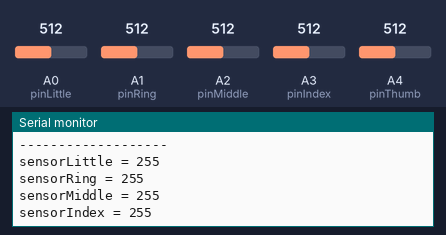
A sketch run on a simulated Arduino Uno, built with avr-gcc and run on an emulated ATmega328P. Shown: the last lines printed to the serial monitor. The test bench sets the inputs (shaded band); at power-on: A4 (pinThumb) = 512, A0 (pinLittle) = 512, A1 (pinRing) = 512, A2 (pinMiddle) = 512, A3 (pinIndex) = 512.

Above: at 7.3 s.
7.4 s: A4 (pinThumb) set to 295
At 8.1 s:
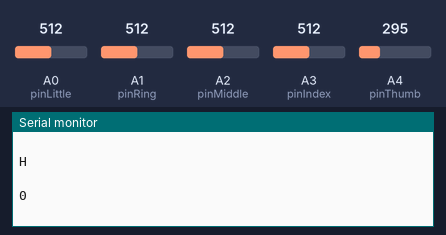
8.9 s: A4 (pinThumb) set to 275
At 10.2 s:
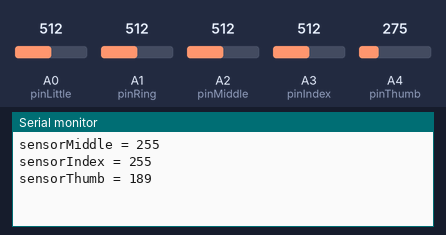
10.4 s: A4 (pinThumb) set to 184
At 11.3 s:
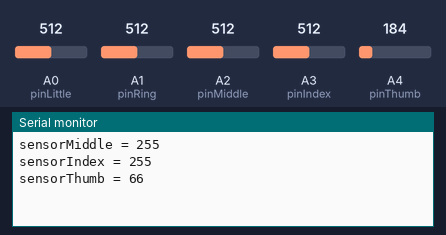
11.9 s: A4 (pinThumb) set to 157
At 13.4 s:
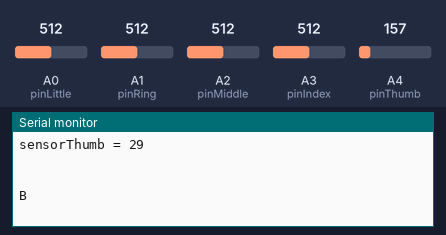
14.9 s: A0 (pinLittle) set to 296
16.4 s: A0 (pinLittle) set to 265
At 17.7 s:
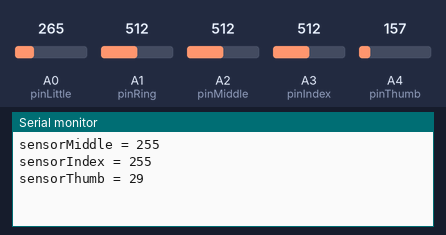
Timing chart, 0 to 18.9 s (numbered marks = the images above; inputs shaded):
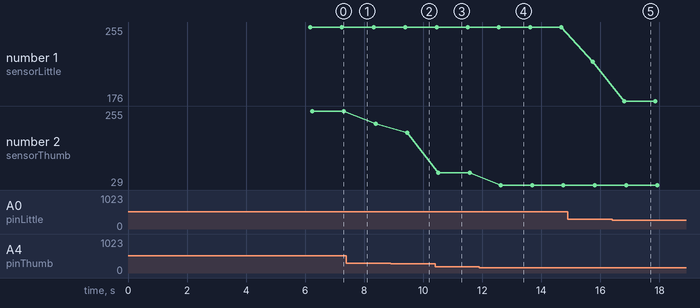

The sketch:

Gutted_Code.ino
```cpp
//constants
const int pinLittle = A0; //analog pin 0 for the little finger
const int pinRing = A1; //analog pin 1 for the ring finger
const int pinMiddle = A2; //analog pin 2 for the middle finger
const int pinIndex = A3; //analog pin 3 for the index finger
const int pinThumb = A4; //analog pin 4 for the thumb

const int xPin = 2; //X output of the accelerometer
const int yPin = 3; //y output of the accelerometer


const int pinGreen = 4; //digital pin 4 for the Green LED
const int pinYellow = 5; //digital pin 5 for the Yellow LED
const int pinRed = 6; //digital pin 6 for the Red LED


//variables:
int sensorLittle = 0; //sensor value for the little finger
int sensorRing = 0; //sensor value for the ring finger
int sensorMiddle = 0; //sensor value for the middle finger
int sensorIndex = 0; //sensor value for the index finger
int sensorThumb = 0; //the sensor value for the thumb

int minLittle = 135; //the minimum sensor value for the little finger
int minRing = 135; //the minimum sensor value for the ring finger
int minMiddle = 135; //the minimum sensor value for the middle finger
int minIndex = 135; //the minimum sensor value for the index finger
int minThumb = 135; //the minimum sensor value for the thumb

int maxLittle = 486; //the maximum sensor value for the little finger
int maxRing = 486; //the maximum sensor value for the ring finger
int maxMiddle = 486; //the maximum sensor value for the middle finger
int maxIndex = 486; //the maximum sensor value for the index finger
int maxThumb = 486; //the maximum sensor value for the ring finger


void setup() {

  //turn on LED to signal the start of the calibration period:
//  digitalWrite(pinYellow, HIGH);

  Serial.begin (11520);

  //five second calibration
  while (millis() < 5000) {
      sensorLittle = analogRead(pinLittle);
      sensorRing = analogRead(pinRing);
      sensorMiddle = analogRead(pinMiddle);
      sensorIndex = analogRead(pinIndex);
      sensorThumb = analogRead(pinThumb);

    //record max value for little finger
    if (sensorLittle > maxLittle) {
      maxLittle = sensorLittle;
    }
    //record max value for ring finger
    if (sensorRing > maxRing) {
      maxRing = sensorRing;
    }
   //record max value for for middle finger
    if (sensorMiddle > maxMiddle) {
      maxMiddle = sensorMiddle;
    }
    //record max value for index finger
    if (sensorIndex > maxIndex) {
      maxIndex = sensorIndex;
    }
    //record max value for thumb
    if (sensorThumb > maxThumb) {
      maxThumb = sensorThumb;
    }
    //record min value for little finger
    if (sensorLittle < minLittle) {
      minLittle = sensorLittle;
    }
    //record min value for ring finger
    if (sensorRing < minRing) {
      minRing = sensorRing;
    }
    //record min value for middle finger
    if (sensorMiddle < minMiddle) {
      minMiddle = sensorMiddle;
    }
    //record min value for index finger
    if (sensorIndex < minIndex) {
      minIndex = sensorIndex;
    }
    //record min value for thumb
    if (sensorThumb < minThumb) {
      minThumb = sensorThumb;
    }
  }

  //calibration end
//  digitalWrite(pinYellow, LOW);

  Serial.print ("MinLittle = ");
  Serial.println (minLittle);
  Serial.print ("MaxLittle = ");
  Serial.println (maxLittle);

  Serial.println ("             ");

  Serial.print ("MinRing = ");
  Serial.println (minRing);
  Serial.print ("MaxRing = ");
  Serial.println (maxRing);

  Serial.println ("             ");

  Serial.print ("MinMiddle = ");
  Serial.println (minMiddle);
  Serial.print ("MaxMiddle = ");
  Serial.println (maxMiddle);

  Serial.println ("             ");

   Serial.print ("MinIndex = ");
  Serial.println (minIndex);
  Serial.print ("MaxIndex = ");
  Serial.println (maxIndex);

  Serial.println ("             ");

  Serial.print ("MinThumb = ");
  Serial.println (minThumb);
  Serial.print ("MaxThumb = ");
  Serial.println (maxThumb);

  Serial.println ("             ");

  delay (1000);
}

void loop() {

  //read the sensor
  sensorLittle = analogRead(pinLittle);
  sensorRing = analogRead(pinRing);
  sensorMiddle = analogRead(pinMiddle);
  sensorIndex = analogRead(pinIndex);
  sensorThumb = analogRead(pinThumb);

  //map the values
  sensorLittle = map(sensorLittle, minLittle, maxLittle, 0, 511);
  sensorRing = map(sensorRing, minRing, maxRing, 0, 511);
  sensorMiddle = map(sensorMiddle, minMiddle, maxMiddle, 0, 511);
  sensorIndex = map(sensorIndex, minIndex, maxIndex, 0, 511);
  sensorThumb = map(sensorThumb, minThumb, maxThumb, 0, 511);

  //constrain the values
  sensorLittle = constrain(sensorLittle, 1, 255);
  sensorRing = constrain(sensorRing, 1, 255);
  sensorMiddle = constrain(sensorMiddle, 1, 255);
  sensorIndex = constrain(sensorIndex, 1, 255);
  sensorThumb = constrain(sensorThumb, 1, 255);

  Serial.println ("-------------------");
  Serial.print ("sensorLittle = ");
  Serial.println (sensorLittle);

  Serial.print ("sensorRing = ");
  Serial.println (sensorRing);

  Serial.print ("sensorMiddle = ");
  Serial.println (sensorMiddle);

  Serial.print ("sensorIndex = ");
  Serial.println (sensorIndex);

  Serial.print ("sensorThumb = ");
  Serial.println (sensorThumb);

  Serial.println ("   ");
   Serial.println (" ");


  //--------------------------------LetterA-----------------------------

  if (sensorLittle < 50 && sensorRing < 50 && sensorMiddle < 50 && sensorIndex < 50 && sensorThumb > 100) {

    Serial.println  ("\n");
    Serial.println ("A"); //Print letter A to serial
    Serial.println  ("        ");

  }

  else {

  }

  //--------------------------------LetterB-----------------------------

  if (sensorLittle > 200 && sensorRing > 200 && sensorMiddle > 200 && sensorIndex > 200 && sensorThumb < 50) {

    Serial.println ("B"); //Print letter B to serial
    Serial.println  ("        ");

  }

  else {

  }

  //--------------------------------LetterC-----------------------------


  if (sensorLittle < 200 && sensorLittle > 20 && sensorRing < 200 && sensorRing > 20 && sensorMiddle < 200 && sensorMiddle > 20 && sensorIndex < 200 && sensorIndex > 20 && sensorThumb < 200 && sensorThumb > 20 && sensorThumb > 200) {

    Serial.println ("C"); //Print letter C to serial
    Serial.println  ("        ");

  }

  else {

  }

  //--------------------------------LetterD-----------------------------


  if (sensorLittle <50 && sensorRing < 50 && sensorMiddle < 50 && sensorIndex > 100 && sensorThumb < 50) {

    Serial.println ("D"); //Print letter D to serial
    Serial.println  ("        ");

  }

  else {

  }

  //--------------------------------LetterE-----------------------------


  if (sensorLittle <50 && sensorRing <50 && sensorMiddle <50 && sensorIndex <50 && sensorThumb <50) {

    Serial.println ("E"); //Print letter E to serial
    Serial.println  ("        ");

  }

  else {

  }

  //--------------------------------LetterF-----------------------------


  if (sensorLittle <50 && sensorRing > 200 && sensorMiddle > 200 && sensorIndex <50 && sensorThumb <50) {

    Serial.println ("F"); //Print letter F to serial
    Serial.println  ("        ");

  }

  else {

  }

  //--------------------------------LetterG-----------------------------


  if (sensorLittle <50 && sensorRing <50 && sensorMiddle <50 && sensorIndex > 150  && sensorThumb > 150) {

    Serial.println ("G"); //Print letter G to serial
    Serial.println  ("        ");

  }

  else {

  }
    //--------------------------------LetterH-----------------------------

  if (sensorLittle > 200 && sensorRing > 200 && sensorMiddle > 200 && sensorIndex > 200 && sensorThumb > 200) {

    Serial.println ("H"); //Print letter H to serial
    Serial.println  ("        ");

  }

  else {

  }

    //--------------------------------LetterL-----------------------------


  if (sensorLittle <200 && sensorRing <200 && sensorMiddle <200 && sensorIndex > 350  && sensorThumb > 350) {

    Serial.println ("L"); //Print letter L to serial
    Serial.println  ("        ");

  }

  else {

  }
      //--------------------------------LetterW-----------------------------


  if (sensorLittle <200 && sensorRing >350 && sensorMiddle >350 && sensorIndex > 350  && sensorThumb <200) {

    Serial.println ("W"); //Print letter W to serial
    Serial.println  ("        ");

  }

  else {

  }
        //--------------------------------LetterO-----------------------------


  if (sensorLittle > 200 && sensorLittle < 300 && sensorRing > 200 && sensorRing <300 && sensorMiddle > 200 && sensorMiddle <300 && sensorIndex>200 && sensorIndex <300  && sensorThumb>200 && sensorThumb <300) {

    Serial.println ("0"); //Print letter W to serial
    Serial.println  ("        ");

  }

  else {

  }

          //--------------------------------LetterR-----------------------------


  if (sensorLittle < 200 && sensorRing <200 && sensorMiddle <300 && sensorIndex <350 && sensorThumb <200) {

    Serial.println ("0"); //Print letter W to serial
    Serial.println  ("        ");

  }

  else {

  }


  delay (1000);


}
```

Measured:
- the behaviour switches between 284 and 283 on A4 (pinThumb) (found by bisection; images 1 and 2)
- the behaviour switches between 172 and 171 on A4 (pinThumb) (found by bisection; images 3 and 4)
- the behaviour switches between 284 and 283 on A0 (pinLittle) (found by bisection; images 4 and 5)
- after the input at 8.9 s, the serial monitor: prints a new line after 0.56 s (image 2)
- after the input at 10.4 s, the serial monitor: prints a new line after 0.12 s (image 3)
- after the input at 11.9 s, the serial monitor: prints a new line after 0.72 s (image 4)
- after the input at 16.4 s, the serial monitor: prints a new line after 0.41 s (image 5)
- plotted number 1: 255 → 218 after the input at 14.9 s, 218 → 176 after the input at 16.4 s
